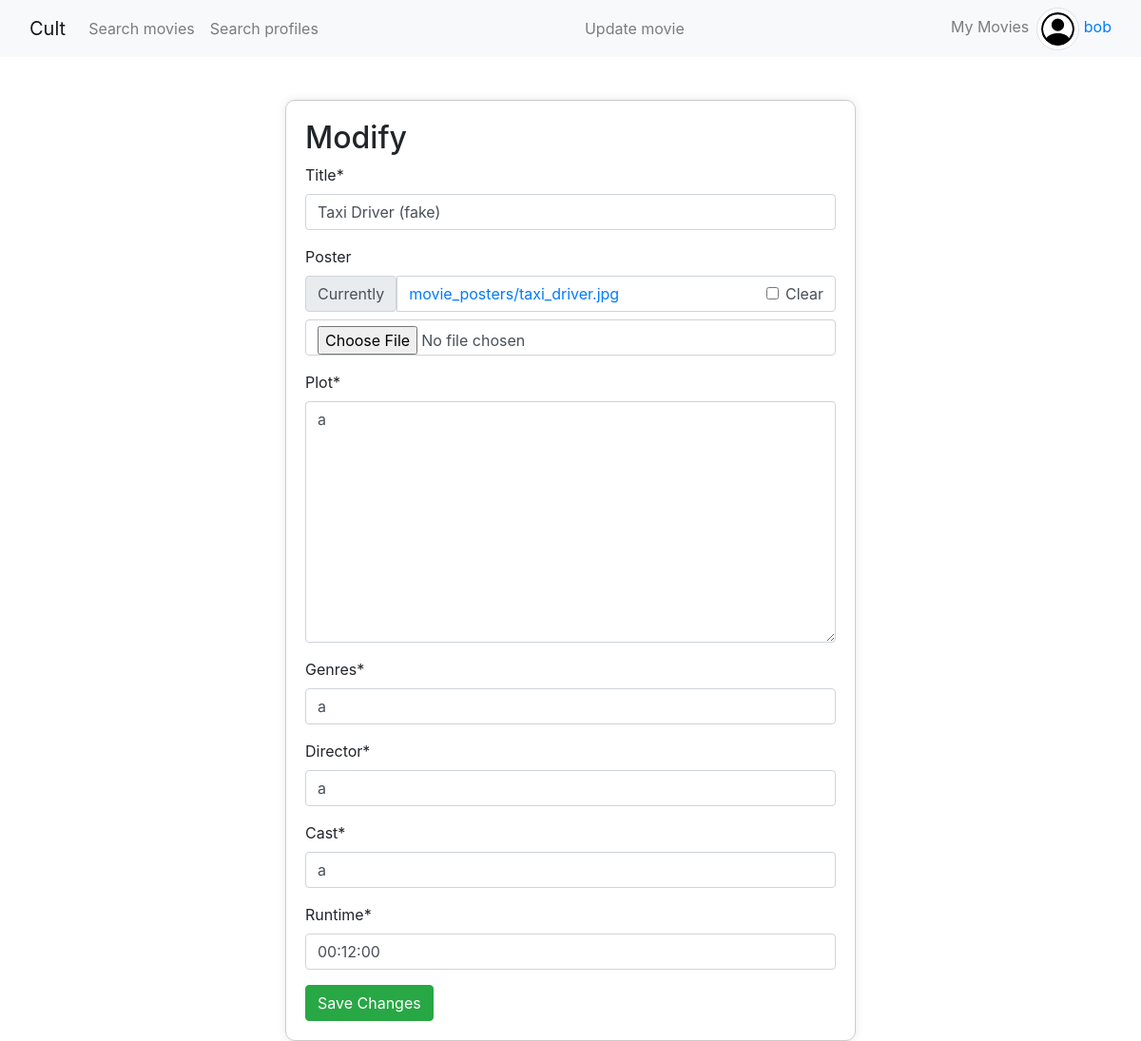
The app's page /movie/4/update/ (signed in), older data.
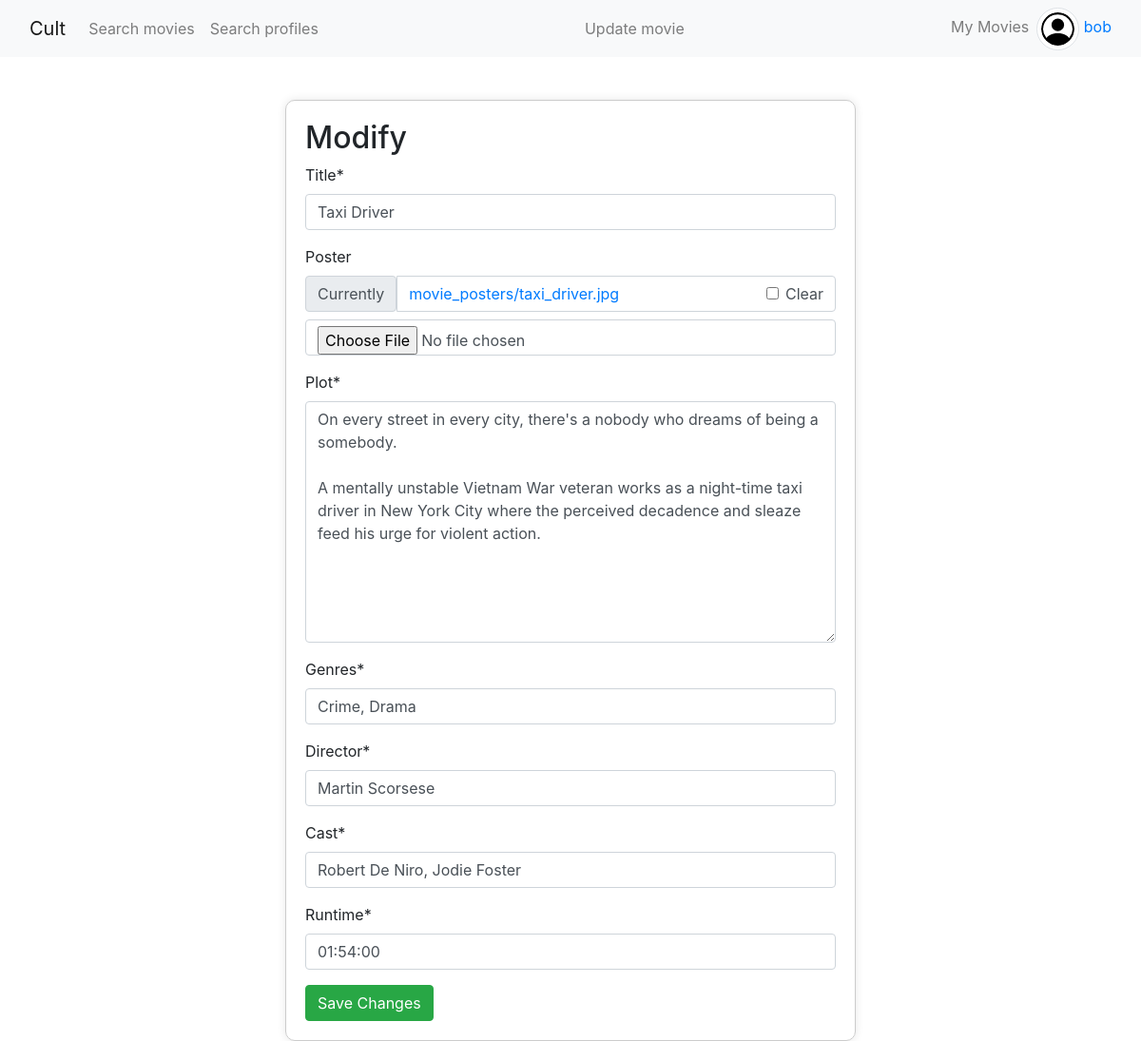
The same page, newer data.
### core/models.py (models this page shows, shortened)
class Profile(models.Model):
    user = models.OneToOneField(get_user_model(), on_delete=models.CASCADE)
    propic = models.ImageField(                             # profile picture
        upload_to='profile_pictures',
        default=join('static', 'default_propic.svg'),
        blank=True)
    bio = models.TextField(blank=True)                      # biography
    stars = models.ManyToManyField(                         # starred reviews
        'Review',
        through='Star',
        related_name='stars',
        blank=True)
    reviews = models.ManyToManyField(                       # movies reviews
        Movie,
        through='Review',
        related_name='reviews',
        blank=True)
    logs = models.ManyToManyField(                          # logged movies
        Movie,
        through='Log',
        related_name='logs',
        blank=True)
    watchlists = models.ManyToManyField(                    # watchlisted movies
        Movie,
        through='WatchList',
        related_name='watchlists',
        blank=True)
    favourites = models.ManyToManyField(                    # favourites movies
        Movie,
        through='Favourite',
        related_name='favourites',
        blank=True
    )
    follows = models.ManyToManyField(                       # followed profiles
        'self',
        through='Follow',
        related_name='followers',
        symmetrical=False,
        blank=True)

class Movie(models.Model):
    title = models.CharField(max_length=50)
    poster = models.ImageField(
        upload_to='movie_posters',
        default=join('static', 'default_movie_poster.svg'),
        blank=True
    )
    plot = models.TextField()
    genres = models.CharField(max_length=50)
    director = models.CharField(max_length=50)
    cast = models.CharField(max_length=150)
    runtime = models.DurationField()
    release_date = models.DateField()
    production = models.ForeignKey('Profile', on_delete=models.CASCADE, related_name='production')
    views_total = models.PositiveIntegerField(default=0)
    reviews_total = models.PositiveIntegerField(default=0)
    class Meta:
        ordering = ['-release_date']

### core/views.py (the view, shortened to what this page needs)
# urls.py: path('movie/<pk>/update/', MovieUpdateView.as_view(), name='update_movie'),
class MovieUpdateView(GroupRequiredMixin, UpdateView):
    group_required = ['business']
    model = Movie
    template_name = 'update_movie.html'
    fields = ['title', 'poster', 'plot', 'genres', 'director', 'cast', 'runtime']
    def dispatch(self, request, *args, **kwargs):
        movie = self.get_object()
        user_profile = request.user.profile
        if movie.production != user_profile:
            messages.error(request, "You do not have permission to modify this movie.")
            return redirect('core:home')
        return super().dispatch(request, *args, **kwargs)

### core/templatetags/user_groups.py (called while the page is built)
@register.filter(name='in_group')
def in_group(user, group_name):
    if user.is_authenticated:
        return user.groups.filter(name=group_name).exists()
    return False

### core/templates/update_movie.html (shortened to what this page needs)
{% extends "base.html" %}
{% load crispy_forms_tags %}
{% block header %} Update movie {% endblock %}
{% block content %}
<div style="margin-top: 170px;">
    <div class="centered-form">
        <div class="form-container">
            <h2>Modify</h2>
            <form method="post" enctype="multipart/form-data"> {% csrf_token %}
                {{form | crispy}}
                <input type="submit" class="btn btn-success" value="Save Changes">
            </form>
        </div>
    </div>
</div>
{% endblock %}

### templates_base/base.html (shortened to what this page needs)
<!DOCTYPE html>
<html lang="en">
{% load static user_groups %}
<head>
    <link href="https://maxcdn.bootstrapcdn.com/bootstrap/4.5.2/css/bootstrap.min.css" rel="stylesheet">
    <link rel="stylesheet" href="{% static 'css/card_style.css' %}">
</head>
<body>
    <nav class="navbar navbar-expand-lg navbar-light bg-light">
        <div class="container-fluid">
            <a class="navbar-brand" href="{% url 'core:home' %}">Cult</a>
            <div class="collapse navbar-collapse" id="navbarNav">
                <ul class="navbar-nav me-auto">
                    <li class="nav-item">
                        <a class="nav-link" href="{% url 'core:movie_search' %}">Search movies</a>
                    </li>
                </ul>
                <ul class="navbar-nav me-auto">
                    <li class="nav-item">
                        <a class="nav-link" href="{% url 'core:profile_search' %}">Search profiles</a>
                    </li>
                </ul>
                <span class="navbar-text mx-auto">
                    {% block header %} {% endblock %}
                </span>
                <ul class="navbar-nav ms-auto">
                    {% if request.user|in_group:"business" %}
                        <li class="nav-item">
                            <a class="nav-link" href="{% url 'core:production' user.profile.pk %}">My Movies</a>
                        </li>
                    {% endif %}
                    <li class="nav-item">
                        <a class="navbar-link" href="
                            {% if user.is_superuser or user.is_staff %}
                                /admin/
                            {% elif user.is_authenticated %}
                                {% url 'core:profile_page' request.user.profile.pk %}
                            {% else %}
                                {% url 'core:login' %}
                            {% endif %}
                            ">
                            {% if user.is_authenticated %}
                                <img style="width:45px;height:45px"
                                class="object-fit-fill rounded-circle img-thumbnail"
                                src="
                                {% if user.is_superuser %}
                                    {% static 'admin.svg' %}
                                {% elif user.is_staff %}
                                    {% static 'staff.svg' %}
                                {% else %}
                                    {{ user.profile.propic.url }}
                                {% endif %}
                                 ">
                                {{user.username}}
                            {% else %}
                                Login
                            {% endif %}
                        </a>
                    </li>
                </ul>
            </div>
        </div>
    </nav>
    {% block content %} {% endblock %}
</body>
</html>

### templates_base/base.html (style rules this page uses)
html, body { height: 100%; }
.navbar { width: 100%; height: 60px; }
.centered-form { display: flex; justify-content: center; align-items: center; height: calc(100vh - 60px); }
.form-container { width: 600px; padding: 20px; border: 1px solid #ccc; border-radius: 10px; box-shadow: 0px 0px 10px rgba(0, 0, 0, 0.1); }

Row changes from the older to the newer data that the page shows:
changed Movie: title "Taxi Driver (fake)" → "Taxi Driver"; plot "a" → "On every street in every city, there's a nobody who dreams of being a somebody. A mentally unstable Vietnam War veteran works as a night-time taxi driver in New York City where the perceived decadence and sleaze feed his urge for violent action."; genres "a" → "Crime, Drama"; director "a" → "Martin Scorsese"; cast "a" → "Robert De Niro, Jodie Foster"; runtime "00:12:00" → "01:54:00"
